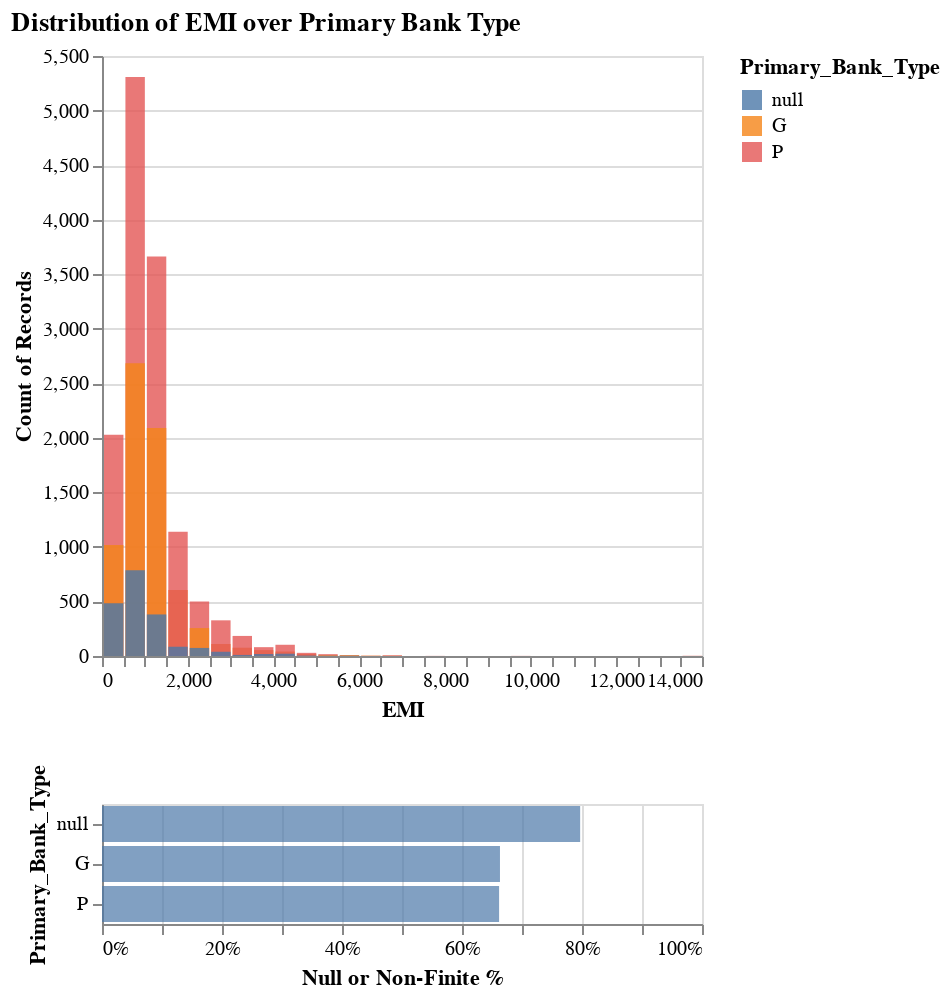

Source (notebook cell):
### Code cell
dia.plot_feature_distr(
    "EMI", 
    n_bins=50,  
    # density = True,
    over = "Primary_Bank_Type"
).properties(
    title = alt.Title("Distribution of EMI over Primary Bank Type")
).interactive()

### Figure 1 — Vega specification as saved in the notebook (floating-point values rounded to 4 significant figures)
{"$schema": "https://vega.github.io/schema/vega/v5.json", "background": "white", "data": [{"name": "param_1_store"}, {"name": "param_2_store"}, {"name": "source_0", "values": [{"Primary_Bank_Type": "P", "__count": 5307, "bin_maxbins_50_EMI": 500, "bin_maxbins_50_EMI_end": 1000}, {"Primary_Bank_Type": "G", "__count": 76, "bin_maxbins_50_EMI": 3000, "bin_maxbins_50_EMI_end": 3500}, {"Primary_Bank_Type": "P", "__count": 3662, "bin_maxbins_50_EMI": 1000, "bin_maxbins_50_EMI_end": 1500}, {"Primary_Bank_Type": "G", "__count": 606, "bin_maxbins_50_EMI": 1500, "bin_maxbins_50_EMI_end": 2000}, {"Primary_Bank_Type": "G", "__count": 2684, "bin_maxbins_50_EMI": 500, "bin_maxbins_50_EMI_end": 1000}, {"Primary_Bank_Type": "P", "__count": 184, "bin_maxbins_50_EMI": 3000, "bin_maxbins_50_EMI_end": 3500}, {"Primary_Bank_Type": "P", "__count": 1140, "bin_maxbins_50_EMI": 1500, "bin_maxbins_50_EMI_end": 2000}, {"Primary_Bank_Type": "G", "__count": 41, "bin_maxbins_50_EMI": 4000, "bin_maxbins_50_EMI_end": 4500}, {"Primary_Bank_Type": "G", "__count": 2091, "bin_maxbins_50_EMI": 1000, "bin_maxbins_50_EMI_end": 1500}, {"Primary_Bank_Type": "P", "__count": 2029, "bin_maxbins_50_EMI": 0, "bin_maxbins_50_EMI_end": 500}, {"Primary_Bank_Type": "G", "__count": 1017, "bin_maxbins_50_EMI": 0, "bin_maxbins_50_EMI_end": 500}, {"Primary_Bank_Type": "P", "__count": 500, "bin_maxbins_50_EMI": 2000, "bin_maxbins_50_EMI_end": 2500}, {"Primary_Bank_Type": null, "__count": 787, "bin_maxbins_50_EMI": 500, "bin_maxbins_50_EMI_end": 1000}, {"Primary_Bank_Type": "P", "__count": 7, "bin_maxbins_50_EMI": 5500, "bin_maxbins_50_EMI_end": 6000}, {"Primary_Bank_Type": null, "__count": 483, "bin_maxbins_50_EMI": 0, "bin_maxbins_50_EMI_end": 500}, {"Primary_Bank_Type": "G", "__count": 110, "bin_maxbins_50_EMI": 2500, "bin_maxbins_50_EMI_end": 3000}, {"Primary_Bank_Type": null, "__count": 381, "bin_maxbins_50_EMI": 1000, "bin_maxbins_50_EMI_end": 1500}, {"Primary_Bank_Type": "G", "__count": 256, "bin_maxbins_50_EMI": 2000, "bin_maxbins_50_EMI_end": 2500}, {"Primary_Bank_Type": "G", "__count": 54, "bin_maxbins_50_EMI": 3500, "bin_maxbins_50_EMI_end": 4000}, {"Primary_Bank_Type": "G", "__count": 3, "bin_maxbins_50_EMI": 6000, "bin_maxbins_50_EMI_end": 6500}, {"Primary_Bank_Type": "P", "__count": 327, "bin_maxbins_50_EMI": 2500, "bin_maxbins_50_EMI_end": 3000}, {"Primary_Bank_Type": "P", "__count": 103, "bin_maxbins_50_EMI": 4000, "bin_maxbins_50_EMI_end": 4500}, {"Primary_Bank_Type": "P", "__count": 81, "bin_maxbins_50_EMI": 3500, "bin_maxbins_50_EMI_end": 4000}, {"Primary_Bank_Type": null, "__count": 85, "bin_maxbins_50_EMI": 1500, "bin_maxbins_50_EMI_end": 2000}, {"Primary_Bank_Type": null, "__count": 74, "bin_maxbins_50_EMI": 2000, "bin_maxbins_50_EMI_end": 2500}, {"Primary_Bank_Type": "P", "__count": 17, "bin_maxbins_50_EMI": 5000, "bin_maxbins_50_EMI_end": 5500}, {"Primary_Bank_Type": "G", "__count": 18, "bin_maxbins_50_EMI": 4500, "bin_maxbins_50_EMI_end": 5000}, {"Primary_Bank_Type": null, "__count": 39, "bin_maxbins_50_EMI": 2500, "bin_maxbins_50_EMI_end": 3000}, {"Primary_Bank_Type": null, "__count": 10, "bin_maxbins_50_EMI": 3000, "bin_maxbins_50_EMI_end": 3500}, {"Primary_Bank_Type": null, "__count": 18, "bin_maxbins_50_EMI": 3500, "bin_maxbins_50_EMI_end": 4000}, {"Primary_Bank_Type": "P", "__count": 29, "bin_maxbins_50_EMI": 4500, "bin_maxbins_50_EMI_end": 5000}, {"Primary_Bank_Type": null, "__count": 3, "bin_maxbins_50_EMI": 5000, "bin_maxbins_50_EMI_end": 5500}, {"Primary_Bank_Type": "P", "__count": 2, "bin_maxbins_50_EMI": 13500, "bin_maxbins_50_EMI_end": 14000}, {"Primary_Bank_Type": "P", "__count": 1, "bin_maxbins_50_EMI": 7500, "bin_maxbins_50_EMI_end": 8000}, {"Primary_Bank_Type": null, "__count": 21, "bin_maxbins_50_EMI": 4000, "bin_maxbins_50_EMI_end": 4500}, {"Primary_Bank_Type": null, "__count": 4, "bin_maxbins_50_EMI": 4500, "bin_maxbins_50_EMI_end": 5000}, {"Primary_Bank_Type": "G", "__count": 3, "bin_maxbins_50_EMI": 6500, "bin_maxbins_50_EMI_end": 7000}, {"Primary_Bank_Type": "P", "__count": 6, "bin_maxbins_50_EMI": 6500, "bin_maxbins_50_EMI_end": 7000}, {"Primary_Bank_Type": "G", "__count": 7, "bin_maxbins_50_EMI": 5500, "bin_maxbins_50_EMI_end": 6000}, {"Primary_Bank_Type": "G", "__count": 5, "bin_maxbins_50_EMI": 5000, "bin_maxbins_50_EMI_end": 5500}, {"Primary_Bank_Type": "P", "__count": 2, "bin_maxbins_50_EMI": 6000, "bin_maxbins_50_EMI_end": 6500}, {"Primary_Bank_Type": null, "__count": 2, "bin_maxbins_50_EMI": 5500, "bin_maxbins_50_EMI_end": 6000}, {"Primary_Bank_Type": "P", "__count": 1, "bin_maxbins_50_EMI": 9500, "bin_maxbins_50_EMI_end": 10000}]}, {"name": "source_1", "values": [{"Primary_Bank_Type": "P", "pcts": 0.6618, "pcts_end": 0.6618, "pcts_start": 0}, {"Primary_Bank_Type": "G", "pcts": 0.6633, "pcts_end": 0.6633, "pcts_start": 0}, {"Primary_Bank_Type": null, "pcts": 0.7969, "pcts_end": 0.7969, "pcts_start": 0}]}, {"name": "source_0_color_domain_Primary_Bank_Type", "values": [{"Primary_Bank_Type": "P"}, {"Primary_Bank_Type": "G"}, {"Primary_Bank_Type": null}]}, {"name": "source_0_view_1_y_domain___count", "values": [{"max": 5307, "min": 1}]}, {"name": "source_1_view_2_y_domain_Primary_Bank_Type", "values": [{"Primary_Bank_Type": "P"}, {"Primary_Bank_Type": "G"}, {"Primary_Bank_Type": null}]}], "layout": {"align": "each", "bounds": "full", "columns": 1, "padding": 20}, "legends": [{"encode": {"entries": {"interactive": true, "name": "Primary_Bank_Type_legend_entries", "update": {"fill": {"value": "transparent"}}}, "labels": {"interactive": true, "name": "Primary_Bank_Type_legend_labels", "update": {"opacity": [{"test": "(!length(data(\"param_1_store\")) || (param_1[\"Primary_Bank_Type\"] && indexof(param_1[\"Primary_Bank_Type\"], datum.value) >= 0))", "value": 1}, {"value": 0.35}]}}, "symbols": {"interactive": true, "name": "Primary_Bank_Type_legend_symbols", "update": {"opacity": [{"test": "(!length(data(\"param_1_store\")) || (param_1[\"Primary_Bank_Type\"] && indexof(param_1[\"Primary_Bank_Type\"], datum.value) >= 0))", "value": 0.8}, {"value": 0.35}]}}}, "fill": "color", "symbolType": "square", "title": "Primary_Bank_Type"}], "marks": [{"axes": [{"aria": false, "domain": false, "grid": true, "gridScale": "view_1_x", "labels": false, "maxExtent": 0, "minExtent": 0, "orient": "left", "scale": "view_1_y", "tickCount": {"signal": "ceil(view_1_height/40)"}, "ticks": false, "zindex": 0}, {"grid": false, "labelFlush": true, "labelOverlap": true, "orient": "bottom", "scale": "view_1_x", "tickCount": {"signal": "ceil(width/10)"}, "title": "EMI", "zindex": 0}, {"grid": false, "labelOverlap": true, "orient": "left", "scale": "view_1_y", "tickCount": {"signal": "ceil(view_1_height/40)"}, "title": "Count of Records", "zindex": 0}], "encode": {"update": {"height": {"signal": "view_1_height"}, "width": {"signal": "width"}}}, "marks": [{"clip": true, "encode": {"update": {"fill": {"field": "Primary_Bank_Type", "scale": "color"}, "opacity": [{"test": "!length(data(\"param_1_store\")) || vlSelectionTest(\"param_1_store\", datum)", "value": 0.8}, {"value": 0.2}], "x": {"field": "bin_maxbins_50_EMI_end", "offset": {"signal": "0.5 + (abs(scale(\"view_1_x\", datum[\"bin_maxbins_50_EMI_end\"]) - scale(\"view_1_x\", datum[\"bin_maxbins_50_EMI\"])) < 0.25 ? 0.5 * (0.25 - (abs(scale(\"view_1_x\", datum[\"bin_maxbins_50_EMI_end\"]) - scale(\"view_1_x\", datum[\"bin_maxbins_50_EMI\"])))) : -0.5)"}, "scale": "view_1_x"}, "x2": {"field": "bin_maxbins_50_EMI", "offset": {"signal": "0.5 + (abs(scale(\"view_1_x\", datum[\"bin_maxbins_50_EMI_end\"]) - scale(\"view_1_x\", datum[\"bin_maxbins_50_EMI\"])) < 0.25 ? -0.5 * (0.25 - (abs(scale(\"view_1_x\", datum[\"bin_maxbins_50_EMI_end\"]) - scale(\"view_1_x\", datum[\"bin_maxbins_50_EMI\"])))) : 0.5)"}, "scale": "view_1_x"}, "y": {"field": "__count", "scale": "view_1_y"}, "y2": {"scale": "view_1_y", "value": 0}}}, "from": {"data": "source_0"}, "interactive": true, "name": "view_1_marks", "style": ["bar"], "type": "rect"}], "name": "view_1_group", "signals": [{"name": "param_1_tuple", "update": "param_1_Primary_Bank_Type_legend !== null ? {fields: param_1_tuple_fields, values: [param_1_Primary_Bank_Type_legend]} : null"}, {"name": "param_1_tuple_fields", "value": [{"field": "Primary_Bank_Type", "type": "E"}]}, {"name": "param_1_toggle", "on": [{"events": {"merge": [{"source": "view", "type": "click"}]}, "update": "event.shiftKey"}], "value": false}, {"name": "param_1_modify", "on": [{"events": {"signal": "param_1_tuple"}, "update": "modify(\"param_1_store\", param_1_toggle ? null : param_1_tuple, param_1_toggle ? null : true, param_1_toggle ? param_1_tuple : null)"}]}, {"name": "param_2_EMI", "on": [{"events": [{"source": "view", "type": "dblclick"}], "update": "null"}, {"events": {"signal": "param_2_translate_delta"}, "update": "panLinear(param_2_translate_anchor.extent_x, -param_2_translate_delta.x / width)"}, {"events": {"signal": "param_2_zoom_delta"}, "update": "zoomLinear(domain(\"view_1_x\"), param_2_zoom_anchor.x, param_2_zoom_delta)"}], "push": "outer"}, {"name": "param_2_tuple", "on": [{"events": [{"signal": "param_2_EMI"}], "update": "param_2_EMI ? {unit: \"view_1\", fields: param_2_tuple_fields, values: [param_2_EMI]} : null"}]}, {"name": "param_2_tuple_fields", "value": [{"channel": "x", "field": "EMI", "type": "R"}]}, {"name": "param_2_translate_anchor", "on": [{"events": [{"source": "scope", "type": "pointerdown"}], "update": "{x: x(unit), y: y(unit), extent_x: domain(\"view_1_x\")}"}], "value": {}}, {"name": "param_2_translate_delta", "on": [{"events": [{"between": [{"source": "scope", "type": "pointerdown"}, {"source": "window", "type": "pointerup"}], "consume": true, "source": "window", "type": "pointermove"}], "update": "{x: param_2_translate_anchor.x - x(unit), y: param_2_translate_anchor.y - y(unit)}"}], "value": {}}, {"name": "param_2_zoom_anchor", "on": [{"events": [{"consume": true, "source": "scope", "type": "wheel"}], "update": "{x: invert(\"view_1_x\", x(unit)), y: invert(\"view_1_y\", y(unit))}"}]}, {"name": "param_2_zoom_delta", "on": [{"events": [{"consume": true, "source": "scope", "type": "wheel"}], "force": true, "update": "pow(1.001, event.deltaY * pow(16, event.deltaMode))"}]}, {"name": "param_2_modify", "on": [{"events": {"signal": "param_2_tuple"}, "update": "modify(\"param_2_store\", param_2_tuple, true)"}]}], "style": "cell", "type": "group"}, {"axes": [{"aria": false, "domain": false, "grid": true, "gridScale": "view_2_y", "labels": false, "maxExtent": 0, "minExtent": 0, "orient": "bottom", "scale": "view_2_x", "tickCount": {"signal": "ceil(width/40)"}, "ticks": false, "zindex": 0}, {"format": ".0%", "grid": false, "labelFlush": true, "labelOverlap": true, "orient": "bottom", "scale": "view_2_x", "tickCount": {"signal": "ceil(width/40)"}, "title": "Null or Non-Finite %", "zindex": 0}, {"grid": false, "orient": "left", "scale": "view_2_y", "title": "Primary_Bank_Type", "zindex": 0}], "encode": {"update": {"height": {"signal": "view_2_height"}, "width": {"signal": "width"}}}, "marks": [{"clip": true, "encode": {"update": {"fill": {"value": "#4c78a8"}, "height": {"signal": "max(0.25, bandwidth('view_2_y'))"}, "opacity": {"value": 0.7}, "tooltip": {"signal": "{\"Null or Non-Finite %\": format(datum[\"pcts\"], \"\")}"}, "x": {"field": "pcts_end", "scale": "view_2_x"}, "x2": {"field": "pcts_start", "scale": "view_2_x"}, "y": {"field": "Primary_Bank_Type", "scale": "view_2_y"}}}, "from": {"data": "source_1"}, "interactive": true, "name": "view_2_marks", "style": ["bar"], "type": "rect"}], "name": "view_2_group", "signals": [{"name": "param_2_pcts", "on": [{"events": [{"source": "view", "type": "dblclick"}], "update": "null"}, {"events": {"signal": "param_2_translate_delta"}, "update": "panLinear(param_2_translate_anchor.extent_x, -param_2_translate_delta.x / width)"}, {"events": {"signal": "param_2_zoom_delta"}, "update": "zoomLinear(domain(\"view_2_x\"), param_2_zoom_anchor.x, param_2_zoom_delta)"}], "push": "outer"}, {"name": "param_2_Primary_Bank_Type", "on": [{"events": [{"source": "view", "type": "dblclick"}], "update": "null"}, {"events": {"signal": "param_2_translate_delta"}, "update": "panLinear(param_2_translate_anchor.extent_y, param_2_translate_delta.y / view_2_height)"}, {"events": {"signal": "param_2_zoom_delta"}, "update": "zoomLinear(domain(\"view_2_y\"), param_2_zoom_anchor.y, param_2_zoom_delta)"}]}, {"name": "param_2_tuple", "on": [{"events": [{"signal": "param_2_pcts || param_2_Primary_Bank_Type"}], "update": "param_2_pcts && param_2_Primary_Bank_Type ? {unit: \"view_2\", fields: param_2_tuple_fields, values: [param_2_pcts,param_2_Primary_Bank_Type]} : null"}]}, {"name": "param_2_tuple_fields", "value": [{"channel": "x", "field": "pcts", "type": "R"}, {"channel": "y", "field": "Primary_Bank_Type", "type": "E"}]}, {"name": "param_2_translate_anchor", "on": [{"events": [{"source": "scope", "type": "pointerdown"}], "update": "{x: x(unit), y: y(unit), extent_x: domain(\"view_2_x\"), extent_y: domain(\"view_2_y\")}"}], "value": {}}, {"name": "param_2_translate_delta", "on": [{"events": [{"between": [{"source": "scope", "type": "pointerdown"}, {"source": "window", "type": "pointerup"}], "consume": true, "source": "window", "type": "pointermove"}], "update": "{x: param_2_translate_anchor.x - x(unit), y: param_2_translate_anchor.y - y(unit)}"}], "value": {}}, {"name": "param_2_zoom_anchor", "on": [{"events": [{"consume": true, "source": "scope", "type": "wheel"}], "update": "{x: invert(\"view_2_x\", x(unit)), y: invert(\"view_2_y\", y(unit))}"}]}, {"name": "param_2_zoom_delta", "on": [{"events": [{"consume": true, "source": "scope", "type": "wheel"}], "force": true, "update": "pow(1.001, event.deltaY * pow(16, event.deltaMode))"}]}, {"name": "param_2_modify", "on": [{"events": {"signal": "param_2_tuple"}, "update": "modify(\"param_2_store\", param_2_tuple, true)"}]}], "style": "cell", "type": "group"}], "padding": 5, "scales": [{"domain": {"data": "source_0_color_domain_Primary_Bank_Type", "field": "Primary_Bank_Type", "sort": true}, "name": "color", "range": "category", "type": "ordinal"}, {"bins": {"signal": "view_1_bin_maxbins_50_EMI_bins"}, "domain": {"signal": "[view_1_bin_maxbins_50_EMI_bins.start, view_1_bin_maxbins_50_EMI_bins.stop]"}, "domainRaw": {"signal": "param_2[\"EMI\"]"}, "name": "view_1_x", "range": [0, {"signal": "width"}], "type": "linear", "zero": false}, {"domain": [{"signal": "(data(\"source_0_view_1_y_domain___count\")[0] || {}).min"}, {"signal": "(data(\"source_0_view_1_y_domain___count\")[0] || {}).max"}], "name": "view_1_y", "nice": true, "range": [{"signal": "view_1_height"}, 0], "type": "linear", "zero": true}, {"domain": [0, 1], "domainRaw": {"signal": "param_2[\"pcts\"]"}, "name": "view_2_x", "range": [0, {"signal": "width"}], "type": "linear", "zero": true}, {"domain": {"data": "source_1_view_2_y_domain_Primary_Bank_Type", "field": "Primary_Bank_Type", "sort": true}, "name": "view_2_y", "paddingInner": 0.1, "paddingOuter": 0.05, "range": {"step": {"signal": "view_2_y_step"}}, "type": "band"}], "signals": [{"name": "view_1_bin_maxbins_50_EMI_bins", "value": {"fields": ["EMI"], "fname": "bin_EMI", "start": 0, "step": 500, "stop": 14000}}, {"name": "view_1_height", "value": 300}, {"name": "view_2_y_step", "value": 20}, {"name": "view_2_height", "update": "bandspace(domain('view_2_y').length, 0.1, 0.05) * view_2_y_step"}, {"name": "unit", "on": [{"events": "pointermove", "update": "isTuple(group()) ? group() : unit"}], "value": {}}, {"name": "param_1_Primary_Bank_Type_legend", "on": [{"events": [{"markname": "Primary_Bank_Type_legend_symbols", "source": "view", "type": "click"}, {"markname": "Primary_Bank_Type_legend_labels", "source": "view", "type": "click"}, {"markname": "Primary_Bank_Type_legend_entries", "source": "view", "type": "click"}], "force": true, "update": "isDefined(datum.value) ? datum.value : item().items[0].items[0].datum.value"}, {"events": [{"source": "view", "type": "click"}], "force": true, "update": "!event.item || !datum ? null : param_1_Primary_Bank_Type_legend"}], "value": null}, {"name": "param_1", "update": "vlSelectionResolve(\"param_1_store\", \"union\", true, true)"}, {"name": "param_2", "update": "{\"EMI\": param_2_EMI, \"pcts\": param_2_pcts}"}, {"name": "param_2_EMI"}, {"name": "param_2_pcts"}], "title": {"anchor": "start", "text": "Distribution of EMI over Primary Bank Type"}, "width": 300}
